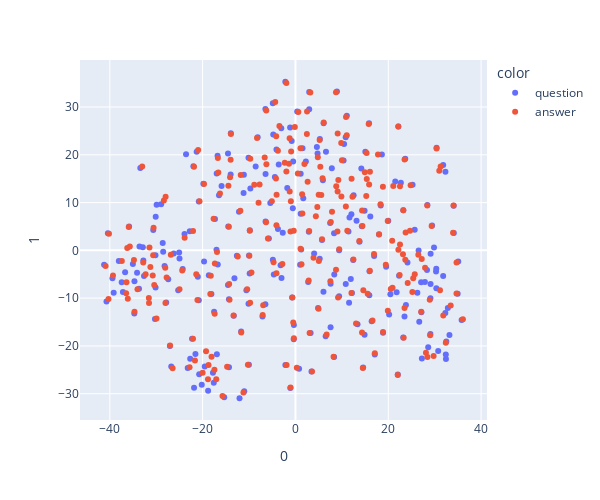

Source (notebook cell):
### Code cell
from sklearn.manifold import TSNE
import plotly.express as px

tsne = TSNE(n_components=2, perplexity=30, random_state=42, learning_rate="auto", early_exaggeration=5.0, n_iter=5000, init="pca")
embedding = torch.cat([embedding_Q,embedding_A],dim=0)        #torch.cat([embedding_Q[torch.randperm(embedding_Q.size(0))],embedding_A[torch.randperm(embedding_A.size(0))]],dim=0)
show_dims2 = tsne.fit_transform(embedding.numpy())


color_Q = ["question" for i in range(len(embedding_Q))]
color_A = ["answer" for i in range(len(embedding_A))]
category_Q = ["question " + str(i) for i in range(len(embedding_Q))]
category_A = ["answer " + str(i) for i in range(len(embedding_A))]

color = color_Q + color_A
category = category_Q + category_A

x = [x for x, y in show_dims2]
y = [y for x, y in show_dims2]
fig = px.scatter(
    show_dims2, x=0, y=1,
    width=600, height=500,
    color = color,
    hover_name=category,
)
fig.update_traces(
hovertemplate=None,
hoverinfo='text'
)
fig.show()

### Figure 1 — Plotly figure (JSON) as saved in the notebook; plotly's stock layout.template omitted (floating-point values rounded to 4 significant figures; data arrays with more than 128 entries replaced by an {"elided": "..."} marker saying what was removed)
{"data": [{"hoverinfo": "text", "hovertext": {"elided": "251 str values"}, "legendgroup": "question", "marker": {"color": "#636efa", "symbol": "circle"}, "mode": "markers", "name": "question", "orientation": "v", "showlegend": true, "type": "scatter", "x": {"elided": "251 float values"}, "xaxis": "x", "y": {"elided": "251 float values"}, "yaxis": "y"}, {"hoverinfo": "text", "hovertext": {"elided": "251 str values"}, "legendgroup": "answer", "marker": {"color": "#EF553B", "symbol": "circle"}, "mode": "markers", "name": "answer", "orientation": "v", "showlegend": true, "type": "scatter", "x": {"elided": "251 float values"}, "xaxis": "x", "y": {"elided": "251 float values"}, "yaxis": "y"}], "layout": {"height": 500, "legend": {"title": {"text": "color"}, "tracegroupgap": 0}, "margin": {"t": 60}, "width": 600, "xaxis": {"anchor": "y", "domain": [0, 1], "title": {"text": "0"}}, "yaxis": {"anchor": "x", "domain": [0, 1], "title": {"text": "1"}}}}
